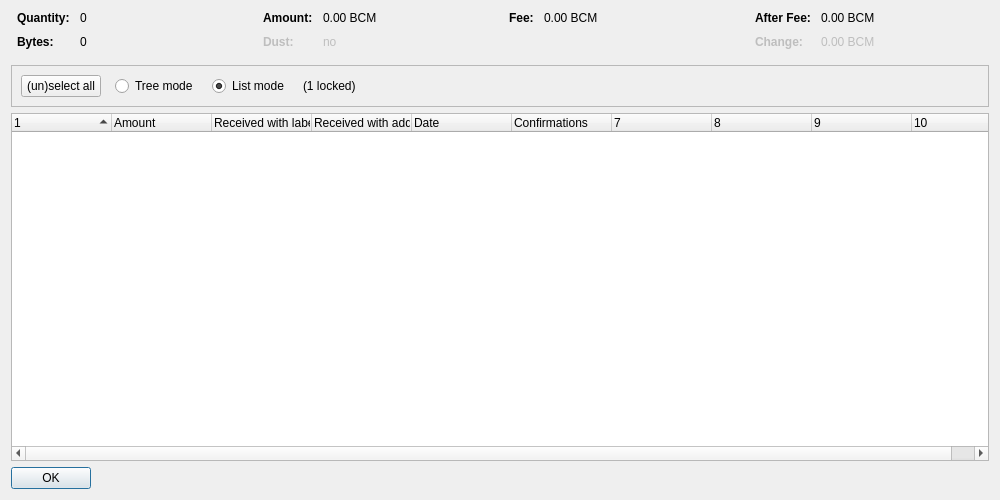
<?xml version="1.0" encoding="UTF-8"?>
<ui version="4.0">
 <class>CoinControlDialog</class>
 <widget class="QDialog" name="CoinControlDialog">
  <property name="geometry">
   <rect>
    <x>0</x>
    <y>0</y>
    <width>1000</width>
    <height>500</height>
   </rect>
  </property>
  <property name="windowTitle">
   <string>Coin Selection</string>
  </property>
  <layout class="QVBoxLayout" name="verticalLayout">
   <item>
    <layout class="QHBoxLayout" name="horizontalLayoutTop" stretch="0,0,0,0">
     <property name="topMargin">
      <number>0</number>
     </property>
     <property name="bottomMargin">
      <number>10</number>
     </property>
     <item>
      <layout class="QFormLayout" name="formLayoutCoinControl1">
       <property name="horizontalSpacing">
        <number>10</number>
       </property>
       <property name="verticalSpacing">
        <number>10</number>
       </property>
       <property name="leftMargin">
        <number>6</number>
       </property>
       <property name="rightMargin">
        <number>6</number>
       </property>
       <item row="0" column="0">
        <widget class="QLabel" name="labelCoinControlQuantityText">
         <property name="font">
          <font>
           <weight>75</weight>
           <bold>true</bold>
          </font>
         </property>
         <property name="text">
          <string>Quantity:</string>
         </property>
        </widget>
       </item>
       <item row="0" column="1">
        <widget class="QLabel" name="labelCoinControlQuantity">
         <property name="cursor">
          <cursorShape>IBeamCursor</cursorShape>
         </property>
         <property name="contextMenuPolicy">
          <enum>Qt::ActionsContextMenu</enum>
         </property>
         <property name="text">
          <string notr="true">0</string>
         </property>
         <property name="textInteractionFlags">
          <set>Qt::LinksAccessibleByMouse|Qt::TextSelectableByKeyboard|Qt::TextSelectableByMouse</set>
         </property>
        </widget>
       </item>
       <item row="1" column="0">
        <widget class="QLabel" name="labelCoinControlBytesText">
         <property name="font">
          <font>
           <weight>75</weight>
           <bold>true</bold>
          </font>
         </property>
         <property name="text">
          <string>Bytes:</string>
         </property>
        </widget>
       </item>
       <item row="1" column="1">
        <widget class="QLabel" name="labelCoinControlBytes">
         <property name="cursor">
          <cursorShape>IBeamCursor</cursorShape>
         </property>
         <property name="contextMenuPolicy">
          <enum>Qt::ActionsContextMenu</enum>
         </property>
         <property name="text">
          <string notr="true">0</string>
         </property>
         <property name="textInteractionFlags">
          <set>Qt::LinksAccessibleByMouse|Qt::TextSelectableByKeyboard|Qt::TextSelectableByMouse</set>
         </property>
        </widget>
       </item>
      </layout>
     </item>
     <item>
      <layout class="QFormLayout" name="formLayoutCoinControl2">
       <property name="horizontalSpacing">
        <number>10</number>
       </property>
       <property name="verticalSpacing">
        <number>10</number>
       </property>
       <property name="leftMargin">
        <number>6</number>
       </property>
       <property name="rightMargin">
        <number>6</number>
       </property>
       <item row="0" column="0">
        <widget class="QLabel" name="labelCoinControlAmountText">
         <property name="font">
          <font>
           <weight>75</weight>
           <bold>true</bold>
          </font>
         </property>
         <property name="text">
          <string>Amount:</string>
         </property>
        </widget>
       </item>
       <item row="0" column="1">
        <widget class="QLabel" name="labelCoinControlAmount">
         <property name="cursor">
          <cursorShape>IBeamCursor</cursorShape>
         </property>
         <property name="contextMenuPolicy">
          <enum>Qt::ActionsContextMenu</enum>
         </property>
         <property name="text">
          <string notr="true">0.00 BCM</string>
         </property>
         <property name="textInteractionFlags">
          <set>Qt::LinksAccessibleByMouse|Qt::TextSelectableByKeyboard|Qt::TextSelectableByMouse</set>
         </property>
        </widget>
       </item>
       <item row="1" column="0">
        <widget class="QLabel" name="labelCoinControlLowOutputText">
         <property name="enabled">
          <bool>false</bool>
         </property>
         <property name="font">
          <font>
           <weight>75</weight>
           <bold>true</bold>
          </font>
         </property>
         <property name="text">
          <string>Dust:</string>
         </property>
        </widget>
       </item>
       <item row="1" column="1">
        <widget class="QLabel" name="labelCoinControlLowOutput">
         <property name="enabled">
          <bool>false</bool>
         </property>
         <property name="cursor">
          <cursorShape>IBeamCursor</cursorShape>
         </property>
         <property name="contextMenuPolicy">
          <enum>Qt::ActionsContextMenu</enum>
         </property>
         <property name="text">
          <string notr="true">no</string>
         </property>
         <property name="textInteractionFlags">
          <set>Qt::LinksAccessibleByMouse|Qt::TextSelectableByKeyboard|Qt::TextSelectableByMouse</set>
         </property>
        </widget>
       </item>
      </layout>
     </item>
     <item>
      <layout class="QFormLayout" name="formLayoutCoinControl3">
       <property name="horizontalSpacing">
        <number>10</number>
       </property>
       <property name="verticalSpacing">
        <number>10</number>
       </property>
       <property name="leftMargin">
        <number>6</number>
       </property>
       <property name="rightMargin">
        <number>6</number>
       </property>
       <item row="0" column="0">
        <widget class="QLabel" name="labelCoinControlFeeText">
         <property name="font">
          <font>
           <weight>75</weight>
           <bold>true</bold>
          </font>
         </property>
         <property name="text">
          <string>Fee:</string>
         </property>
        </widget>
       </item>
       <item row="0" column="1">
        <widget class="QLabel" name="labelCoinControlFee">
         <property name="cursor">
          <cursorShape>IBeamCursor</cursorShape>
         </property>
         <property name="contextMenuPolicy">
          <enum>Qt::ActionsContextMenu</enum>
         </property>
         <property name="text">
          <string notr="true">0.00 BCM</string>
         </property>
         <property name="textInteractionFlags">
          <set>Qt::LinksAccessibleByMouse|Qt::TextSelectableByKeyboard|Qt::TextSelectableByMouse</set>
         </property>
        </widget>
       </item>
      </layout>
     </item>
     <item>
      <layout class="QFormLayout" name="formLayoutCoinControl4">
       <property name="horizontalSpacing">
        <number>10</number>
       </property>
       <property name="verticalSpacing">
        <number>10</number>
       </property>
       <property name="leftMargin">
        <number>6</number>
       </property>
       <property name="rightMargin">
        <number>6</number>
       </property>
       <item row="0" column="0">
        <widget class="QLabel" name="labelCoinControlAfterFeeText">
         <property name="font">
          <font>
           <weight>75</weight>
           <bold>true</bold>
          </font>
         </property>
         <property name="text">
          <string>After Fee:</string>
         </property>
        </widget>
       </item>
       <item row="0" column="1">
        <widget class="QLabel" name="labelCoinControlAfterFee">
         <property name="cursor">
          <cursorShape>IBeamCursor</cursorShape>
         </property>
         <property name="contextMenuPolicy">
          <enum>Qt::ActionsContextMenu</enum>
         </property>
         <property name="text">
          <string notr="true">0.00 BCM</string>
         </property>
         <property name="textInteractionFlags">
          <set>Qt::LinksAccessibleByMouse|Qt::TextSelectableByKeyboard|Qt::TextSelectableByMouse</set>
         </property>
        </widget>
       </item>
       <item row="1" column="0">
        <widget class="QLabel" name="labelCoinControlChangeText">
         <property name="enabled">
          <bool>false</bool>
         </property>
         <property name="font">
          <font>
           <weight>75</weight>
           <bold>true</bold>
          </font>
         </property>
         <property name="text">
          <string>Change:</string>
         </property>
        </widget>
       </item>
       <item row="1" column="1">
        <widget class="QLabel" name="labelCoinControlChange">
         <property name="enabled">
          <bool>false</bool>
         </property>
         <property name="cursor">
          <cursorShape>IBeamCursor</cursorShape>
         </property>
         <property name="contextMenuPolicy">
          <enum>Qt::ActionsContextMenu</enum>
         </property>
         <property name="text">
          <string notr="true">0.00 BCM</string>
         </property>
         <property name="textInteractionFlags">
          <set>Qt::LinksAccessibleByMouse|Qt::TextSelectableByKeyboard|Qt::TextSelectableByMouse</set>
         </property>
        </widget>
       </item>
      </layout>
     </item>
    </layout>
   </item>
   <item>
    <widget class="QFrame" name="frame">
     <property name="minimumSize">
      <size>
       <width>0</width>
       <height>40</height>
      </size>
     </property>
     <property name="frameShape">
      <enum>QFrame::StyledPanel</enum>
     </property>
     <property name="frameShadow">
      <enum>QFrame::Sunken</enum>
     </property>
     <layout class="QHBoxLayout" name="horizontalLayout">
      <item>
       <layout class="QHBoxLayout" name="horizontalLayoutPanel" stretch="0,0,0,0,0">
        <property name="spacing">
         <number>14</number>
        </property>
        <item>
         <widget class="QPushButton" name="pushButtonSelectAll">
          <property name="sizePolicy">
           <sizepolicy hsizetype="Maximum" vsizetype="Fixed">
            <horstretch>0</horstretch>
            <verstretch>0</verstretch>
           </sizepolicy>
          </property>
          <property name="text">
           <string>(un)select all</string>
          </property>
          <property name="autoDefault">
           <bool>false</bool>
          </property>
         </widget>
        </item>
        <item>
         <widget class="QRadioButton" name="radioTreeMode">
          <property name="sizePolicy">
           <sizepolicy hsizetype="Maximum" vsizetype="Fixed">
            <horstretch>0</horstretch>
            <verstretch>0</verstretch>
           </sizepolicy>
          </property>
          <property name="text">
           <string>Tree mode</string>
          </property>
         </widget>
        </item>
        <item>
         <widget class="QRadioButton" name="radioListMode">
          <property name="sizePolicy">
           <sizepolicy hsizetype="Maximum" vsizetype="Fixed">
            <horstretch>0</horstretch>
            <verstretch>0</verstretch>
           </sizepolicy>
          </property>
          <property name="text">
           <string>List mode</string>
          </property>
          <property name="checked">
           <bool>true</bool>
          </property>
         </widget>
        </item>
        <item>
         <widget class="QLabel" name="labelLocked">
          <property name="text">
           <string notr="true">(1 locked)</string>
          </property>
         </widget>
        </item>
        <item>
         <spacer name="horizontalSpacer">
          <property name="orientation">
           <enum>Qt::Horizontal</enum>
          </property>
          <property name="sizeHint" stdset="0">
           <size>
            <width>40</width>
            <height>20</height>
           </size>
          </property>
         </spacer>
        </item>
       </layout>
      </item>
     </layout>
    </widget>
   </item>
   <item>
    <widget class="CoinControlTreeWidget" name="treeWidget">
     <property name="contextMenuPolicy">
      <enum>Qt::CustomContextMenu</enum>
     </property>
     <property name="sortingEnabled">
      <bool>false</bool>
     </property>
     <property name="columnCount">
      <number>10</number>
     </property>
     <attribute name="headerShowSortIndicator" stdset="0">
      <bool>true</bool>
     </attribute>
     <attribute name="headerStretchLastSection">
      <bool>false</bool>
     </attribute>
     <column>
      <property name="text">
       <string/>
      </property>
     </column>
     <column>
      <property name="text">
       <string>Amount</string>
      </property>
     </column>
     <column>
      <property name="text">
       <string>Received with label</string>
      </property>
     </column>
     <column>
      <property name="text">
       <string>Received with address</string>
      </property>
     </column>
     <column>
      <property name="text">
       <string>Date</string>
      </property>
     </column>
     <column>
      <property name="text">
       <string>Confirmations</string>
      </property>
      <property name="toolTip">
       <string>Confirmed</string>
      </property>
     </column>
     <column>
      <property name="text">
       <string/>
      </property>
     </column>
     <column>
      <property name="text">
       <string/>
      </property>
     </column>
     <column>
      <property name="text">
       <string/>
      </property>
     </column>
     <column>
      <property name="text">
       <string/>
      </property>
     </column>
    </widget>
   </item>
   <item>
    <widget class="QDialogButtonBox" name="buttonBox">
     <property name="sizePolicy">
      <sizepolicy hsizetype="Maximum" vsizetype="Fixed">
       <horstretch>0</horstretch>
       <verstretch>0</verstretch>
      </sizepolicy>
     </property>
     <property name="orientation">
      <enum>Qt::Horizontal</enum>
     </property>
     <property name="standardButtons">
      <set>QDialogButtonBox::Ok</set>
     </property>
    </widget>
   </item>
  </layout>
 </widget>
 <customwidgets>
  <customwidget>
   <class>CoinControlTreeWidget</class>
   <extends>QTreeWidget</extends>
   <header>qt/coincontroltreewidget.h</header>
  </customwidget>
 </customwidgets>
 <resources/>
 <connections/>
</ui>
